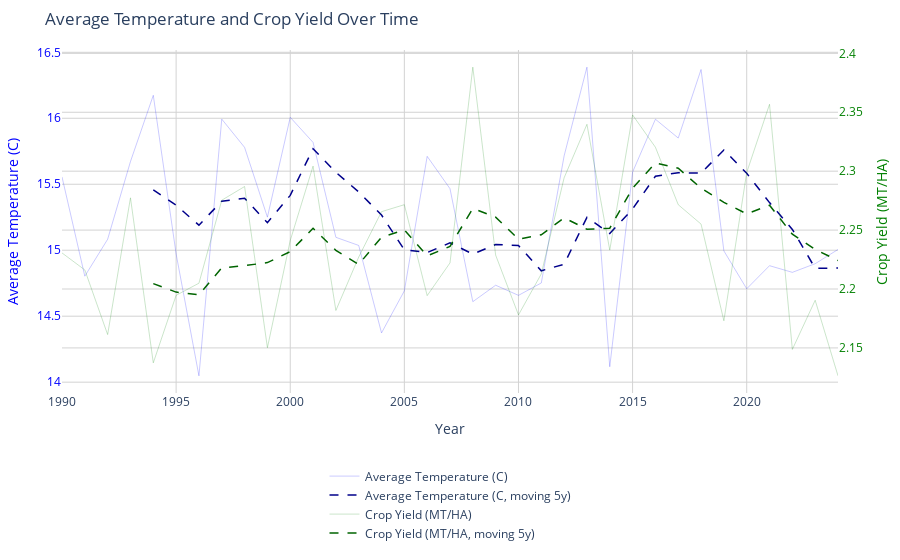

Notebook cell for this chart:
### Code cell
# Calculate the moving average (5-year window)
movingAvg_avgTemp_cropYield = mean_data_avgTemp_cropYield.rolling(window=5).mean()

# Create traces for Average Temperature
fig2 = go.Figure()

# Plot Average Temperature
fig2.add_trace(go.Scatter(
    x=mean_data_avgTemp_cropYield.index,
    y=mean_data_avgTemp_cropYield['average_temperature_c'],
    mode='lines',
    name='Average Temperature (C)',
    line=dict(color='blue', width=0.7),
    opacity=0.3
))

# Plot Moving Average of Average Temperature
fig2.add_trace(go.Scatter(
    x=movingAvg_avgTemp_cropYield.index,
    y=movingAvg_avgTemp_cropYield['average_temperature_c'],
    mode='lines',
    name='Average Temperature (C, moving 5y)',
    line=dict(color='darkblue', width=1.5, dash='dash')
))

# Plot Crop Yield on a secondary y-axis
fig2.add_trace(go.Scatter(
    x=mean_data_avgTemp_cropYield.index,
    y=mean_data_avgTemp_cropYield['crop_yield_mt_per_ha'],
    mode='lines',
    name='Crop Yield (MT/HA)',
    line=dict(color='green', width=0.7),
    opacity=0.3,
    yaxis='y2'
))

# Plot Moving Average of Crop Yield
fig2.add_trace(go.Scatter(
    x=movingAvg_avgTemp_cropYield.index,
    y=movingAvg_avgTemp_cropYield['crop_yield_mt_per_ha'],
    mode='lines',
    name='Crop Yield (MT/HA, moving 5y)',
    line=dict(color='darkgreen', width=1.5, dash='dash'),
    yaxis='y2'
))

# Update layout for dual y-axes
fig2.update_layout(
    title='Average Temperature and Crop Yield Over Time',
    xaxis=dict(title='Year'),
    yaxis=dict(
        title='Average Temperature (C)',
        titlefont=dict(color='blue'),
        tickfont=dict(color='blue')
    ),
    yaxis2=dict(
        title='Crop Yield (MT/HA)',
        titlefont=dict(color='green'),
        tickfont=dict(color='green'),
        overlaying='y',
        side='right'
    ),
    legend=dict(x=0.5, y=-0.2, xanchor='center', yanchor='top'),
    margin=dict(l=50, r=50, t=50, b=50),
    hovermode='x',
    plot_bgcolor='white'
)

# Add gridlines and remove spines (axes borders)
fig2.update_xaxes(showgrid=True, gridcolor='lightgray')
fig2.update_yaxes(showgrid=True, gridcolor='lightgray')
fig2.update_yaxes(showline=False)  # Disable spines

# Show the plot
fig2.show()

### Figure 1 — Plotly figure (JSON) as saved in the notebook; plotly's stock layout.template omitted (floating-point values rounded to 4 significant figures)
{"data": [{"line": {"color": "blue", "width": 0.7}, "mode": "lines", "name": "Average Temperature (C)", "opacity": 0.3, "type": "scatter", "x": [1990, 1991, 1992, 1993, 1994, 1995, 1996, 1997, 1998, 1999, 2000, 2001, 2002, 2003, 2004, 2005, 2006, 2007, 2008, 2009, 2010, 2011, 2012, 2013, 2014, 2015, 2016, 2017, 2018, 2019, 2020, 2021, 2022, 2023, 2024], "y": [15.56, 14.8, 15.08, 15.67, 16.17, 14.97, 14.05, 15.99, 15.78, 15.25, 16.01, 15.82, 15.1, 15.04, 14.37, 14.69, 15.71, 15.47, 14.61, 14.73, 14.66, 14.75, 15.71, 16.39, 14.12, 15.59, 15.99, 15.85, 16.37, 14.99, 14.71, 14.88, 14.83, 14.9, 15.01]}, {"line": {"color": "darkblue", "dash": "dash", "width": 1.5}, "mode": "lines", "name": "Average Temperature (C, moving 5y)", "type": "scatter", "x": [1990, 1991, 1992, 1993, 1994, 1995, 1996, 1997, 1998, 1999, 2000, 2001, 2002, 2003, 2004, 2005, 2006, 2007, 2008, 2009, 2010, 2011, 2012, 2013, 2014, 2015, 2016, 2017, 2018, 2019, 2020, 2021, 2022, 2023, 2024], "y": [null, null, null, null, 15.46, 15.34, 15.19, 15.37, 15.39, 15.21, 15.42, 15.77, 15.59, 15.44, 15.27, 15.0, 14.98, 15.06, 14.97, 15.04, 15.04, 14.84, 14.89, 15.25, 15.13, 15.31, 15.56, 15.59, 15.58, 15.76, 15.58, 15.36, 15.16, 14.86, 14.87]}, {"line": {"color": "green", "width": 0.7}, "mode": "lines", "name": "Crop Yield (MT/HA)", "opacity": 0.3, "type": "scatter", "x": [1990, 1991, 1992, 1993, 1994, 1995, 1996, 1997, 1998, 1999, 2000, 2001, 2002, 2003, 2004, 2005, 2006, 2007, 2008, 2009, 2010, 2011, 2012, 2013, 2014, 2015, 2016, 2017, 2018, 2019, 2020, 2021, 2022, 2023, 2024], "y": [2.231, 2.216, 2.161, 2.277, 2.137, 2.195, 2.205, 2.275, 2.287, 2.15, 2.241, 2.304, 2.182, 2.227, 2.266, 2.272, 2.194, 2.222, 2.388, 2.229, 2.178, 2.213, 2.294, 2.34, 2.233, 2.348, 2.32, 2.272, 2.255, 2.173, 2.299, 2.357, 2.149, 2.19, 2.126], "yaxis": "y2"}, {"line": {"color": "darkgreen", "dash": "dash", "width": 1.5}, "mode": "lines", "name": "Crop Yield (MT/HA, moving 5y)", "type": "scatter", "x": [1990, 1991, 1992, 1993, 1994, 1995, 1996, 1997, 1998, 1999, 2000, 2001, 2002, 2003, 2004, 2005, 2006, 2007, 2008, 2009, 2010, 2011, 2012, 2013, 2014, 2015, 2016, 2017, 2018, 2019, 2020, 2021, 2022, 2023, 2024], "y": [null, null, null, null, 2.205, 2.197, 2.195, 2.218, 2.22, 2.222, 2.232, 2.252, 2.233, 2.221, 2.244, 2.25, 2.228, 2.236, 2.268, 2.261, 2.242, 2.246, 2.26, 2.251, 2.252, 2.286, 2.307, 2.302, 2.286, 2.274, 2.264, 2.271, 2.247, 2.234, 2.224], "yaxis": "y2"}], "layout": {"hovermode": "x", "legend": {"x": 0.5, "xanchor": "center", "y": -0.2, "yanchor": "top"}, "margin": {"b": 50, "l": 50, "r": 50, "t": 50}, "plot_bgcolor": "white", "title": {"text": "Average Temperature and Crop Yield Over Time"}, "xaxis": {"gridcolor": "lightgray", "showgrid": true, "title": {"text": "Year"}}, "yaxis": {"gridcolor": "lightgray", "showgrid": true, "showline": false, "tickfont": {"color": "blue"}, "title": {"font": {"color": "blue"}, "text": "Average Temperature (C)"}}, "yaxis2": {"gridcolor": "lightgray", "overlaying": "y", "showgrid": true, "showline": false, "side": "right", "tickfont": {"color": "green"}, "title": {"font": {"color": "green"}, "text": "Crop Yield (MT/HA)"}}}}
